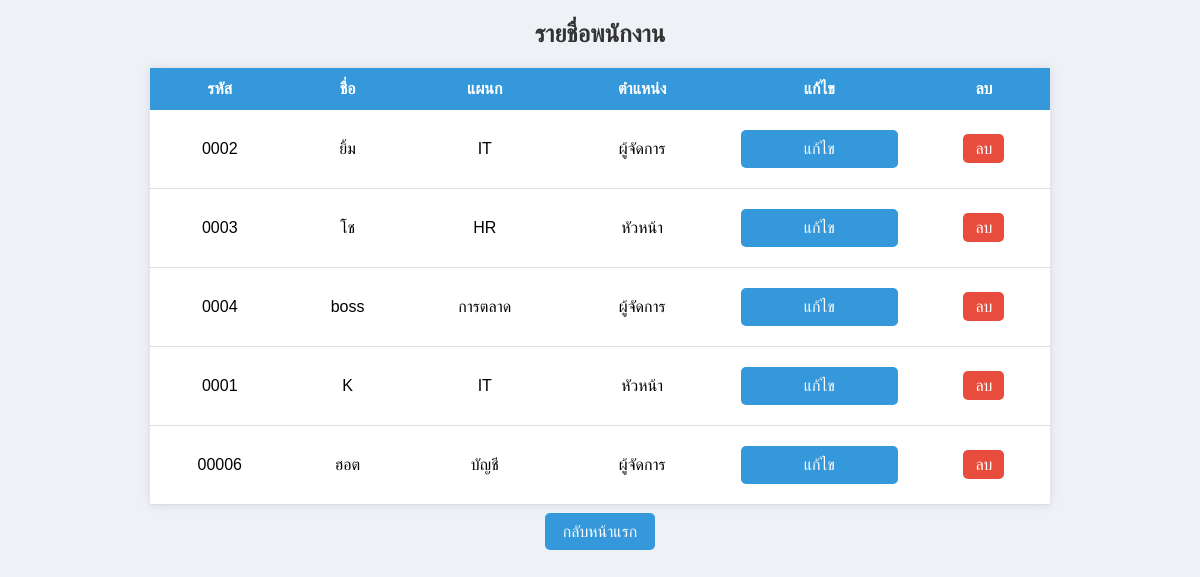
The page /employees on the database its author committed.
### tables this page shows
CREATE TABLE employees(
        emp_id TEXT PRIMARY KEY,
        name TEXT,
        department TEXT,
        position TEXT
    );

### app.py (the view)
@app.route("/employees")
def employees():
    conn = sqlite3.connect("database.db")
    cur = conn.cursor()
    cur.execute("SELECT * FROM employees")
    data = cur.fetchall()
    conn.close()
    return render_template("employees.html", data=data)

### templates/employees.html (shortened to what this page needs)
<!DOCTYPE html>
<html>
<head>
<link rel="stylesheet" href="{{ url_for('static', filename='style.css') }}">
</head>
<body>
<h2>รายชื่อพนักงาน</h2>
<table>
<tr>
<th>รหัส</th>
<th>ชื่อ</th>
<th>แผนก</th>
<th>ตำแหน่ง</th>
<th>แก้ไข</th>
<th>ลบ</th>
</tr>
{% for emp in data %}
<tr>
<td>{{ emp[0] }}</td>
<td>{{ emp[1] }}</td>
<td>{{ emp[2] }}</td>
<td>{{ emp[3] }}</td>
<td>
<a class="menu-btn" href="/edit_employee/{{ emp[0] }}">แก้ไข</a>
</td>
<td>
<a class="delete-btn"
href="/delete_employee/{{ emp[0] }}"
onclick="return confirm('ต้องการลบพนักงานนี้หรือไม่?')">
ลบ
</a>
</td>
</tr>
{% endfor %}
</table>
<br>
<a class="back-btn" href="/">กลับหน้าแรก</a>
</body>
</html>

### static/style.css (style rules this page uses)
body { font-family: Arial; background:#eef2f7; text-align:center; margin:0; }
h1,h2 { color:#333; }
.menu-btn { display:block; margin:10px; padding:10px; background:#3498db; color:white; text-decoration:none; border-radius:5px; }
.back-btn { background:#3498db; color:white; padding:10px 18px; text-decoration:none; border-radius:5px; }
table { margin:auto; margin-top:20px; width:75%; border-collapse:collapse; background:white; box-shadow:0 0 10px rgba(0,0,0,0.1); }
th { background:#3498db; color:white; padding:12px; }
td { padding:10px; border-bottom:1px solid #ddd; }
.delete-btn { background:#e74c3c; color:white; padding:6px 12px; text-decoration:none; border-radius:5px; }

### rows shown on the page
employees: emp_id "0002", name "ยิ้ม", department "IT", position "ผู้จัดการ"
employees: emp_id "0003", name "โช", department "HR", position "หัวหน้า"
employees: emp_id "0004", name "boss", department "การตลาด", position "ผู้จัดการ"
employees: emp_id "0001", name "K", department "IT", position "หัวหน้า"
employees: emp_id "00006", name "ฮอต", department "บัญชี", position "ผู้จัดการ"
